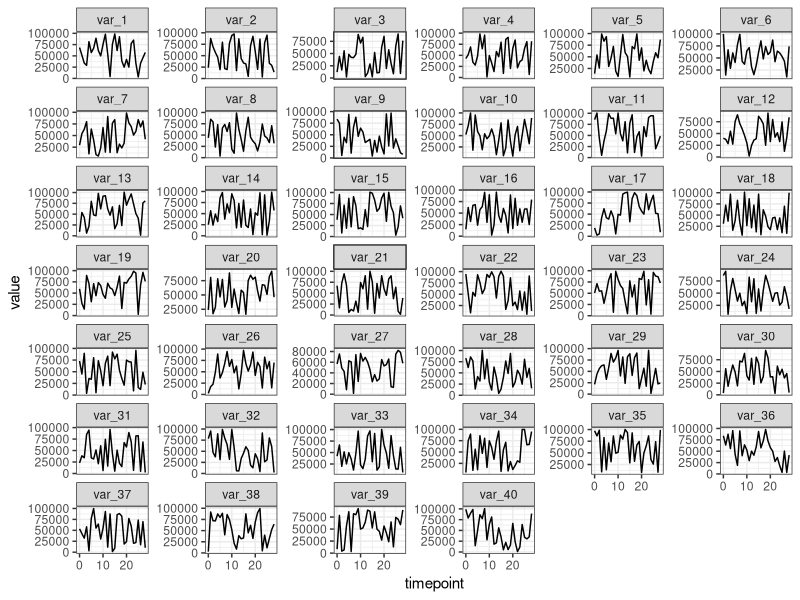

This chart was generated by the following R code:
## ---- chunk 1
knitr::opts_chunk$set(echo = FALSE)
library(tidyverse)
## ---- chunk 2
df <- data.frame(matrix(nrow = 29, ncol = 40))
for (i in 1:40) {
    df[,i] <- rnorm(29,1000,250) + runif(29,0,100000)
}
df <- cbind(c(0:28),df)
colnames(df) <- c("timepoint",paste0(rep("var_",40),c(1:40)))
## ---- chunk 3
var_names <- dput(names(df[,-1])) # Build vector with levels in order
df %>%
  pivot_longer(cols = "var_1":"var_40",
               names_to = "variable",
               values_to = "value") %>%
  mutate(variable=fct_relevel(variable,var_names)) %>% #Reorder variables
  ggplot(aes(x = timepoint, y = value)) +
  geom_line(aes(group=variable)) +
  facet_wrap(~ variable, ncol = 6, scales = "free_y") + #scales = "free_y" allows y axis to vary across variables
  theme_bw()
